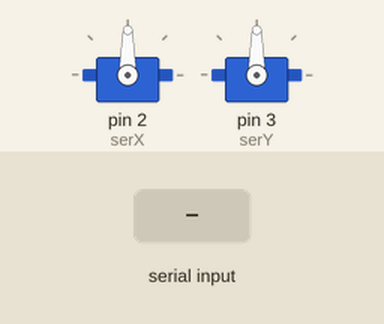
A sketch run on a simulated Arduino Uno, built with avr-gcc and run on an emulated ATmega328P. Shown: 2 × servo. The test bench sets the inputs (shaded band).

Above: at 1.2 s.
1.3 s: "Y" received over Serial
At 2.4 s:
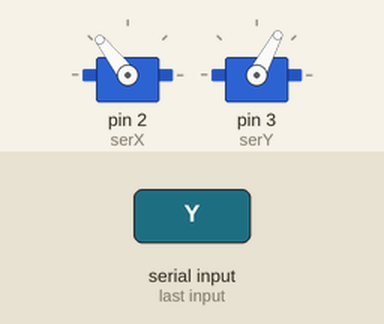
2.8 s: "90,45\n" received over Serial
At 3.7 s:
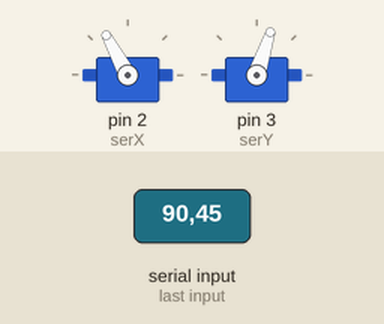
4.3 s: "200\n" received over Serial
At 4.7 s:
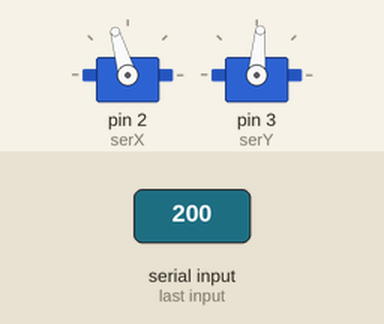
5.8 s: "X" received over Serial
At 6.9 s:
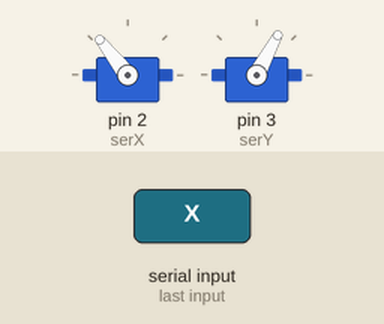
7.3 s: "90\n" received over Serial
At 8.2 s:
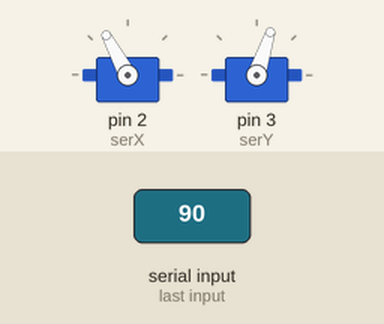
Timing chart, 0 to 9.8 s (numbered marks = the images above; inputs shaded):
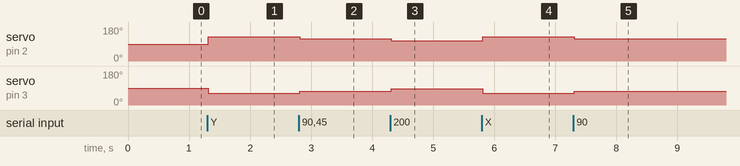

Measured:
- after the input at 1.3 s, servo on pin 2 (serX): 90° → 128° at once; servo on pin 3 (serY): 90° → 62° at once
- after the input at 2.8 s, servo on pin 2 (serX): 128° → 118° at once; servo on pin 3 (serY): 62° → 72° at once
- after the input at 4.3 s, servo on pin 2 (serX): 118° → 106° at once; servo on pin 3 (serY): 72° → 85° at once
- after the input at 5.8 s, servo on pin 2 (serX): 106° → 128° at once; servo on pin 3 (serY): 85° → 62° at once
- after the input at 7.3 s, servo on pin 2 (serX): 128° → 118° at once; servo on pin 3 (serY): 62° → 72° at once

The sketch:

arduino_turret.ino
```cpp
#include<Servo.h>
Servo serX;
Servo serY;
String serialData;

void setup() {
  serX.attach(2);
  serY.attach(3);
  Serial.begin(9600);
  Serial.setTimeout(10);

}

void loop() {
  //
}

void serialEvent(){
  serialData = Serial.readString();

  serX.write(parseDataX(serialData));
  serY.write(parseDataY(serialData));
}

int parseDataX(String data){
  data.remove(data.indexOf("Y"));
  data.remove(data.indexOf("X"), 1);
  int writeX = data.toInt();
  writeX = map(writeX, 0, 640, 128, 56);
  return writeX;
}
int parseDataY(String data){
  data.remove(0, data.indexOf("Y") +1);
  int writeY = data.toInt();
  writeY = map(writeY, 0, 480, 62, 118);
  return writeY;
}
```
